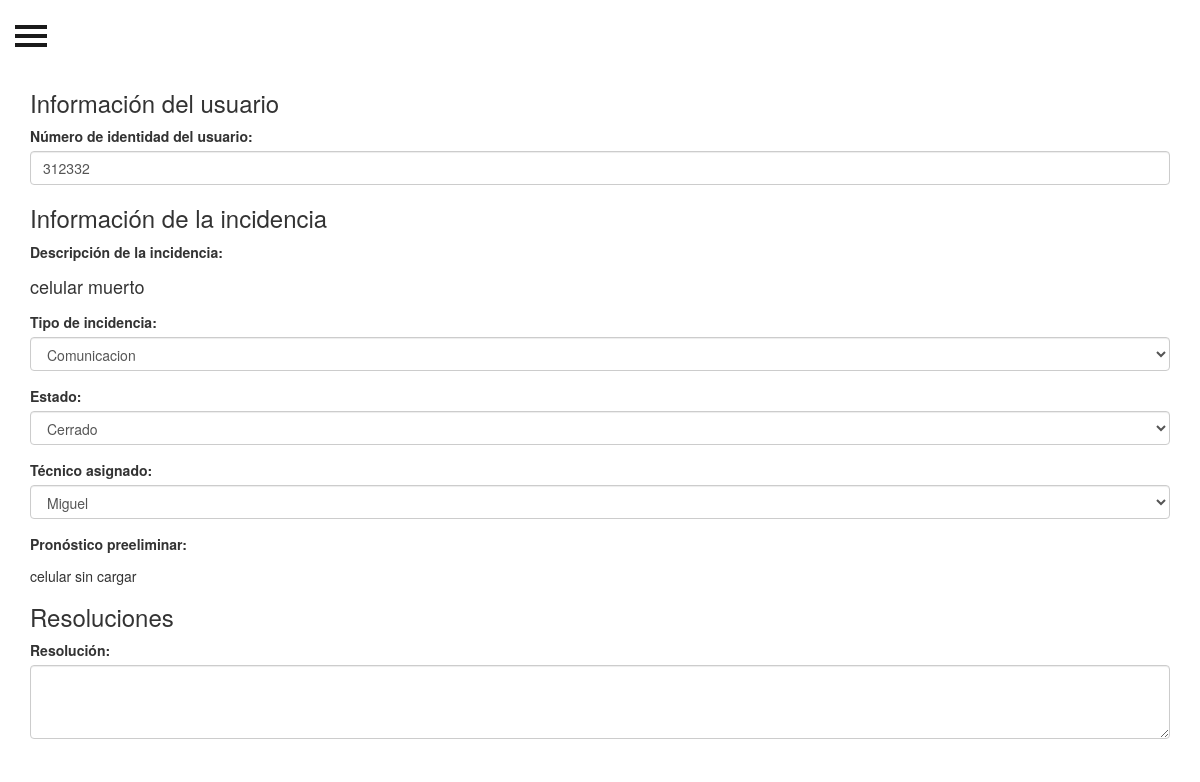
Screenshot of /ServideskV0/VerTicketTecnico.php?id_incidencia=14 with the database file from the repository.
### tables this page shows
CREATE TABLE `incidenciastbl` (
  `ID_INCIDENTE` bigint(15) NOT NULL,
  `DOC_USUARIO` bigint(25) NOT NULL,
  `FECHA_INCIDENTE` date NOT NULL,
  `DES_INCIDENCIA` varchar(70) NOT NULL,
  `TIPO_INCIDENCIA` varchar(20) NOT NULL,
  `ESTADO_INCIDENCIA` varchar(15) NOT NULL,
  `PRONOSTICO_PRE` varchar(70) NOT NULL,
  `RESOLUCION` varchar(70) NOT NULL,
  `TEC_ASIGNADO` varchar(30) NOT NULL,
  `ID_TECNICO` int(5) NOT NULL
);

### ServideskV0/VerTicketTecnico.php (the view, shortened to what this page needs)
<!DOCTYPE html>
<html>
<head>
<link rel="stylesheet" href="https://maxcdn.bootstrapcdn.com/bootstrap/3.3.7/css/bootstrap.min.css">
</head>
<body>
<?php include("menuLateralTecnico.php");?>
<?php
include "conexion.php";
mysqli_set_charset($conexion,"utf8");
$consulta="SELECT * FROM incidenciastbl WHERE ID_INCIDENTE= ".$_GET['id_incidencia']."";
$resultados=mysqli_query($conexion,$consulta);
while($row = mysqli_fetch_array($resultados)){
	echo '<form action="VerTicket.php method="GET">';
	echo '<div class="container">';
	echo '<h3>Información del usuario</h3>';
echo '<div class="form-group">';
echo '<label for="txt_id_incidencia">Número de identidad del usuario:</label>';
echo ' <input name="doc_user" type="text" id="id_incidencia" class="form-control"
value='.$row['DOC_USUARIO'].'>';
echo '</div>';
echo '<h3>Información de la incidencia</h3>';
echo '<div class="form-group">';
echo '<label for="mensaje">Descripción de la incidencia:</label>';
echo '<h4>'.$row['DES_INCIDENCIA'].'</h4>';
echo'</div>';
   echo' <div class="form-group">';
   echo'<label for="option">Tipo de incidencia:</label>';
   echo' <select name="tipos_incidencias" id="option" class="form-control" method="POST">';
  echo'<option value="Aplicacion">'.$row['TIPO_INCIDENCIA'].'</option> ';
       echo' </select>';
echo'</div>';
  echo'<div class="form-group">';
   echo'<label for="option">Estado:</label>';
  echo'<select name="tipos_estados" id="option" class="form-control" method="POST">';
      echo'<option value="0">'.$row['ESTADO_INCIDENCIA'].'</option>';
      echo'</select>';
    echo'</div>';
echo'<div class="form-group">';
     echo'<label for="option">Técnico asignado:</label>';
 echo'<select name="tecnicos" id="option" class="form-control" method="POST">';
 echo'<option value="0">'.$row['TEC_ASIGNADO'].'</option>';
 echo'</select>';
   echo' </div>';
        echo'<div class="form-group">';
    echo'<label for="mensaje">Pronóstico preeliminar:</label>';
    echo'<h5>'.$row['PRONOSTICO_PRE'].'</h5>';
   echo' </div>';
   echo' <h3>Resoluciones</h3>';
        echo'<div class="form-group">';
        echo'<label for="mensaje">Resolución:</label>';
        echo'<textarea name="resolucion" id="resolucion" cols="30" rows="3" class="form-control" method="POST"></textarea>';
    echo'</div>';
        echo'</div>';
echo '</form>';
}
?>
</body>
</html>

### ServideskV0/css/menuLateral.css (style rules this page uses)
body { position: relative; overflow-x: hidden; }
body, html { height: 100%; }

### rows the page displays
incidenciastbl: doc_user "312332", DES_INCIDENCIA "celular muerto", tipos_incidencias "Comunicacion", tipos_estados "Cerrado", tecnicos "Miguel", PRONOSTICO_PRE "celular sin cargar"
